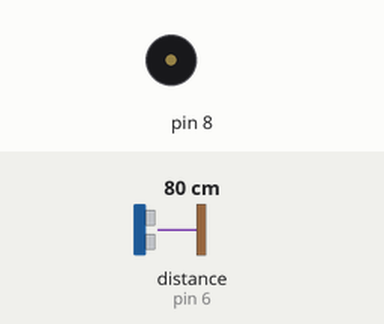
Bench run of a sketch on a simulated Arduino Uno, built with avr-gcc and run on an emulated ATmega328P. Parts: buzzer (waves = sounding). Wiring (inferred from the names in the program): ultrasonic range finder: trigger pin 7; echo pin 6. The inputs (shaded band) are chosen by the test bench; at power-on: distance to the obstacle (sensor on pin 6) 80 cm. The echo pulse lasts 58.3 µs per cm.

Above: at 1.7 s.
1.8 s: distance to the obstacle (sensor on pin 6) set to 45 cm
3.3 s: distance to the obstacle (sensor on pin 6) set to 37 cm
At 3.7 s:
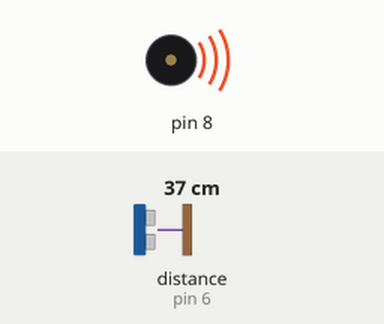
6.3 s: distance to the obstacle (sensor on pin 6) set to 60 cm
At 7.5 s:
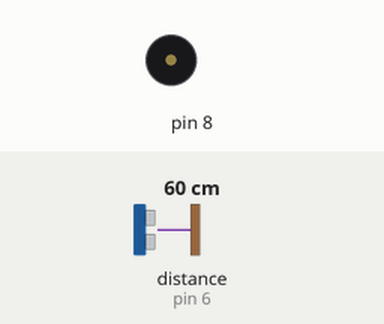
7.8 s: distance to the obstacle (sensor on pin 6) set to 2 cm
At 8.2 s:
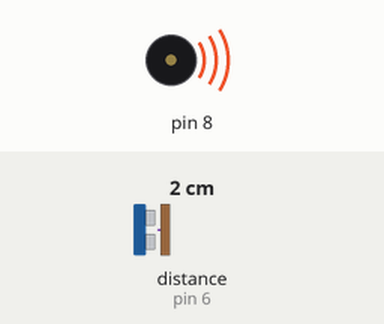
Timing chart, 0 to 11.8 s (numbered marks = the images above; inputs shaded):
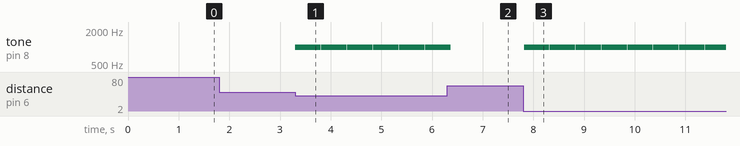

The sketch:

Estuardo.ino
```cpp
#define echo 6
#define trig 7
long duracion;
long distancia;


void setup() {
   pinMode(trig, OUTPUT);
   pinMode(echo, INPUT);
   pinMode(8, OUTPUT);
   Serial.begin (115200);
   delay (500);
}

void loop() {

  digitalWrite(trig, LOW);
  delayMicroseconds(30);
  digitalWrite(trig, HIGH);
  delayMicroseconds(30);
  digitalWrite(trig, LOW);

  duracion = pulseIn(echo, HIGH);
  distancia = (duracion/2) / 29;


   if  (distancia<40){

    tone(8, 1000);
    delay (500);
    noTone(8);


   }
   delay (10);

}
```

Measured:
- the behaviour switches between 41 and 40 cm on distance to the obstacle (sensor on pin 6) (found by bisection; images 0 and 1)
- after the input at 1.8 s, every drawn part: stays the same
- after the input at 3.3 s, tone on pin 8: alternates 1000 Hz for 0.50 s and silent for 0.01 s, starting at once
- after the input at 6.3 s, tone on pin 8: goes on until 6.4 s, then stays silent
- after the input at 7.8 s, tone on pin 8: alternates 1000 Hz for 0.50 s and silent for 0.01 s, starting at once
